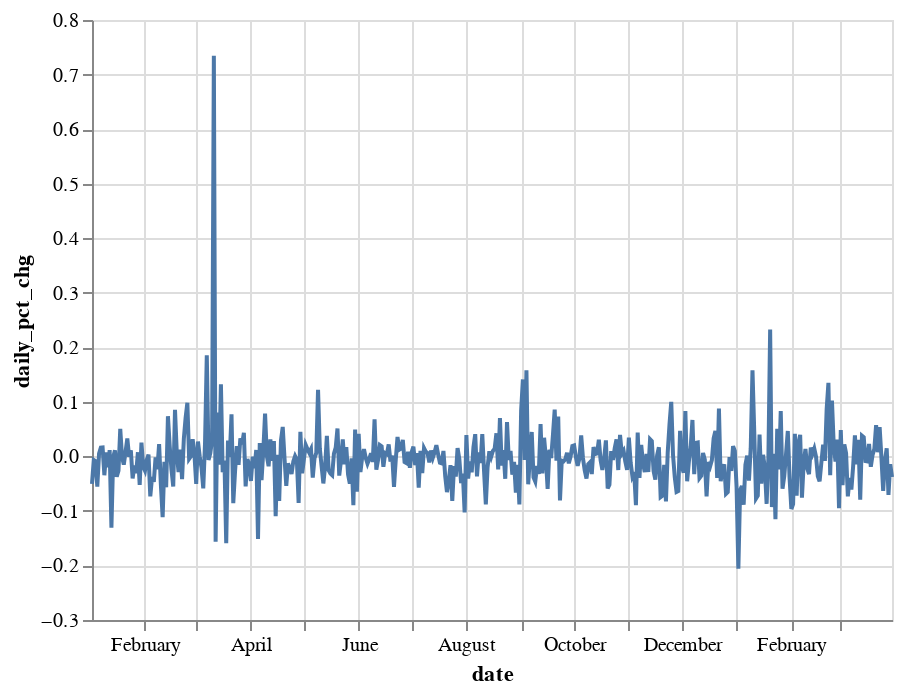

Source (notebook cell):
### Markdown cell above
## ETH

### Code cell
eth_df = df.copy()
eth_df = eth_df[eth_df['ticker'] == 'ETH']
eth_df = eth_df[eth_df['date'] < pd.Timestamp(2021, 3, 31)]

print(f"Average Percent Change {np.mean(eth_df['daily_pct_chg'])}")
print(f"ETH Percent Change Standard Deviation: {np.std(eth_df['daily_pct_chg'])}")

alt.Chart(eth_df).mark_line().encode(
    x='date:T',
    y='daily_pct_chg'
)

### Figure 1 — Vega-Lite specification as saved in the notebook (floating-point values rounded to 4 significant figures; data arrays with more than 128 entries replaced by an {"elided": "..."} marker saying what was removed)
{"config": {"view": {"continuousWidth": 400, "continuousHeight": 300}}, "data": {"name": "data-30094523f76d6726a219230cdca9bbd1"}, "mark": "line", "encoding": {"x": {"type": "temporal", "field": "date"}, "y": {"type": "quantitative", "field": "daily_pct_chg"}}, "$schema": "https://vega.github.io/schema/vega-lite/v4.8.1.json", "datasets": {"data-30094523f76d6726a219230cdca9bbd1": {"elided": "454 records"}}}
